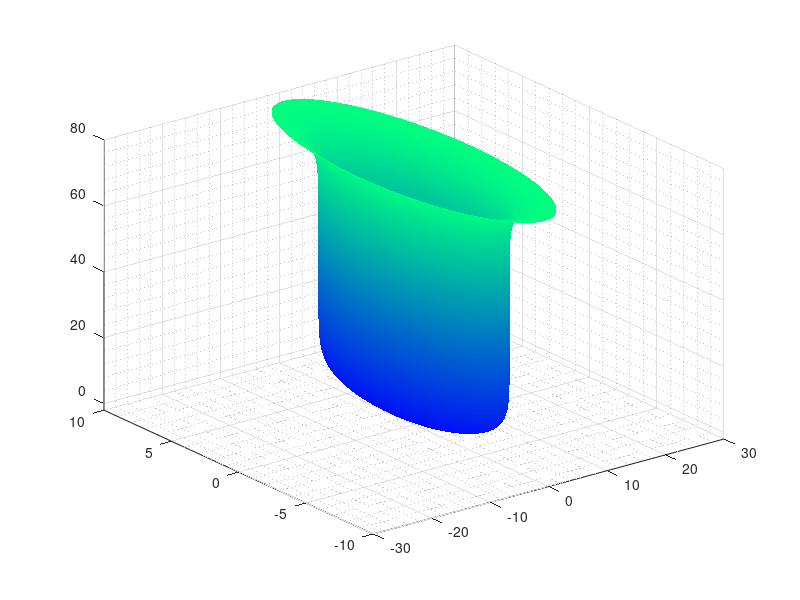

This chart was generated by the following MATLAB code:
% Crypt Geometry
clear; close all; clc

% Discretize theta space:
N_t = 1e2;
t_0 = 0;
t_end = 2*pi;
t = linspace(t_0, t_end, N_t)';
dt = t(2) - t(1);

% Discretize z space:
N_z = 3e2;
z_0 = 0;
L = 78;
z = linspace(z_0, L, N_z)';
dz = z(2) - z(1);

%Create mesh grid:
[T_mesh,Z_mesh] = meshgrid(t,z);

% Define radius function:
r_b = 41/2/pi;
r_t = 10/pi;   
a = 0.3;   


r = @(t,z) r_b*(1 - exp(-a * z)) + r_t * exp(a * (z - L));


% Define surface generating function:
X = @(t,z) r(t,z) .* cos(t);
Y = @(t,z) r(t,z) .* sin(t);
Z = @(t,z) z;


% Generate surface plot
figure(1)
surf(X(T_mesh,Z_mesh),Y(T_mesh,Z_mesh), Z(T_mesh,Z_mesh))
shading interp
grid on
grid minor
colormap winter
xlim([-30 30])
zlim([-2 80])
